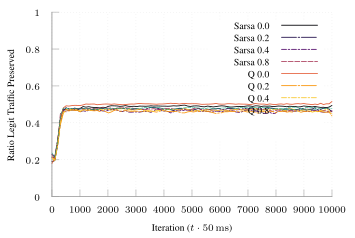

The script that saved this image:
set terminal tikz standalone color size 9cm,6cm font '\scriptsize' preamble '\usepackage{microtype} \usepackage{times} \usepackage[T1]{fontenc} \usepackage{siunitx}\sisetup{detect-all}'
set output "algotest-udp-16-marl-separate.tex"

load "inferno.pal"

set style line 102 lc rgb '#a0a0a0' lt 1 lw 1
set border ls 102
set colorbox border 102
set key textcolor rgb "black"
set tics textcolor rgb "black"
set label textcolor rgb "black"

set border 3
set grid x y
set xtics nomirror
set ytics nomirror

#set key autotitle columnhead
set datafile separator ","

set xlabel "Iteration ($t \\cdot{} \\SI{50}{\\milli\\second}$)"
set ylabel "Ratio Legit Traffic Preserved"

set yrange [0.0:1.0]
set key inside top right

plot '../results/algotest-m-separate-udp-sarsa-16-0.8-0.0.avg.csv' u 1:3 w lines smooth sbezier title "Sarsa 0.0" dt 1, \
     '../results/algotest-m-separate-udp-sarsa-16-0.8-0.2.avg.csv' u 1:3 w lines smooth sbezier title "Sarsa 0.2" ls 2 dt (18,2,2,2), \
     '../results/algotest-m-separate-udp-sarsa-16-0.8-0.4.avg.csv' u 1:3 w lines smooth sbezier title "Sarsa 0.4" ls 3 dt (6,2,2,2), \
     '../results/algotest-m-separate-udp-sarsa-16-0.8-0.6.avg.csv' u 1:3 w lines smooth sbezier title "Sarsa 0.6" ls 4 dt (18,2), \
     '../results/algotest-m-separate-udp-sarsa-16-0.8-0.8.avg.csv' u 1:3 w lines smooth sbezier title "Sarsa 0.8" ls 5 dt (6,2), \
     '../results/algotest-m-separate-udp-q-16-0.8-0.0.avg.csv' u 1:3 w lines smooth sbezier title "Q 0.0" ls 6 dt 1, \
     '../results/algotest-m-separate-udp-q-16-0.8-0.2.avg.csv' u 1:3 w lines smooth sbezier title "Q 0.2" ls 7 dt (18,2,2,2), \
     '../results/algotest-m-separate-udp-q-16-0.8-0.4.avg.csv' u 1:3 w lines smooth sbezier title "Q 0.4" ls 8 dt (6,2,2,2), \
     '../results/algotest-m-separate-udp-q-16-0.8-0.6.avg.csv' u 1:3 w lines smooth sbezier title "Q 0.6" ls 9 dt (18,2), \
     '../results/algotest-m-separate-udp-q-16-0.8-0.8.avg.csv' u 1:3 w lines smooth sbezier title "Q 0.8" ls 10 dt (6,2)
